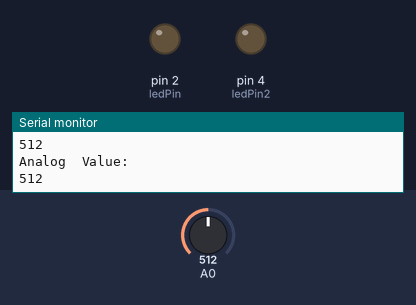
Bench run of a sketch on a simulated Arduino Uno, built with avr-gcc and run on an emulated ATmega328P. Shown: output pins drawn as LEDs (lit = HIGH), the last lines printed to the serial monitor. Inputs (shaded band) come from the test bench; at power-on: A0 = 512.

Above: at 1.2 s.
1.3 s: A0 set to 269
2.8 s: A0 set to 238
At 4.2 s:
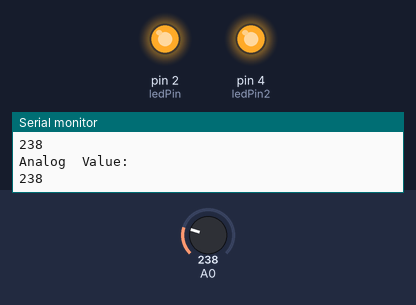
4.5 s: A0 set to 260
At 5.6 s:
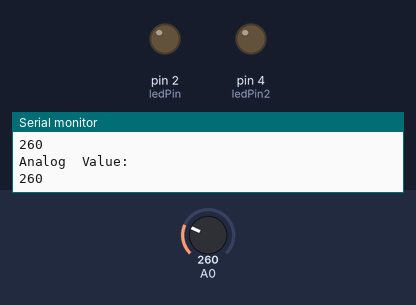
6.0 s: A0 set to 240
At 6.9 s:
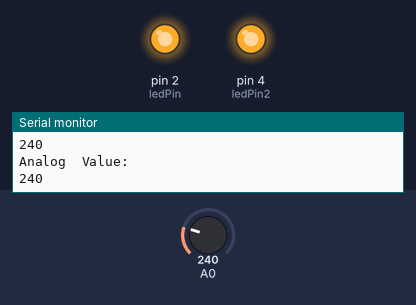
Timing chart, 0 to 8.5 s (numbered marks = the images above; inputs shaded):
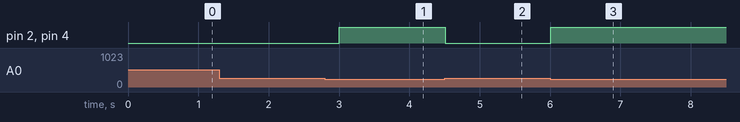

Measured:
- the behaviour switches between 251 and 250 on A0 (found by bisection; images 0 and 1)
- after the input at 2.8 s, pin 2 (ledPin), pin 4 (ledPin2): LOW → HIGH after 0.21 s
- after the input at 4.5 s, pin 2 (ledPin), pin 4 (ledPin2): HIGH → LOW at once
- after the input at 6.0 s, pin 2 (ledPin), pin 4 (ledPin2): LOW → HIGH at once

The sketch:

a0.ino
```cpp
int ledPin = 2;
int ledPin2 = 4;

void setup() {
    Serial.begin(9600);
    pinMode(ledPin,  OUTPUT);
    pinMode(ledPin2,  OUTPUT);
}

void loop() {
    int value = analogRead(A0);

    Serial.println("Analog  Value: ");
    Serial.println(value);

    if (value > 250) {
        digitalWrite(ledPin, LOW);
        digitalWrite(ledPin2, LOW);
    } else {
        digitalWrite(ledPin,  HIGH);
        digitalWrite(ledPin2,  HIGH);
    }

    delay(250);
}
```
